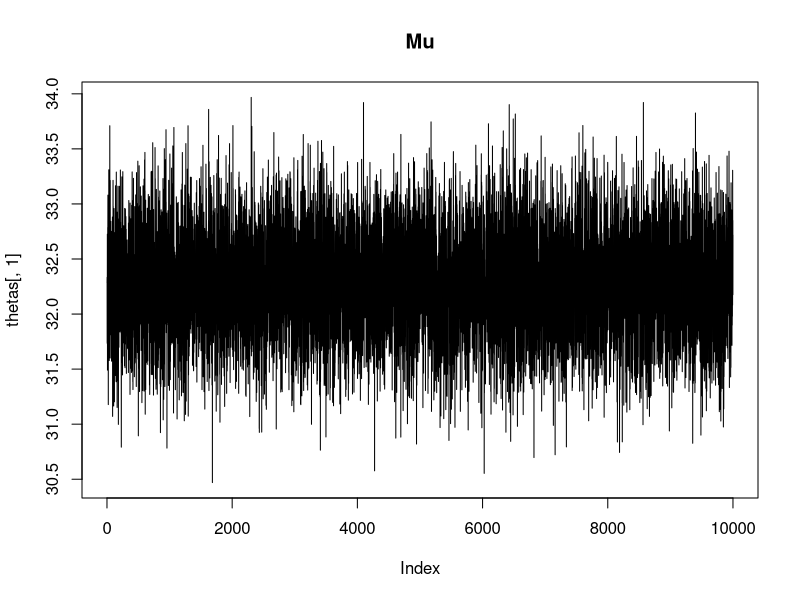
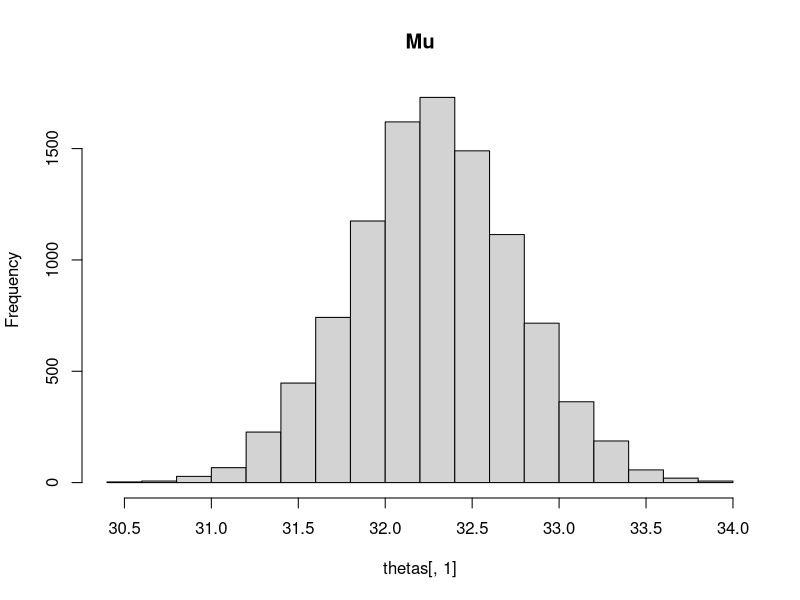
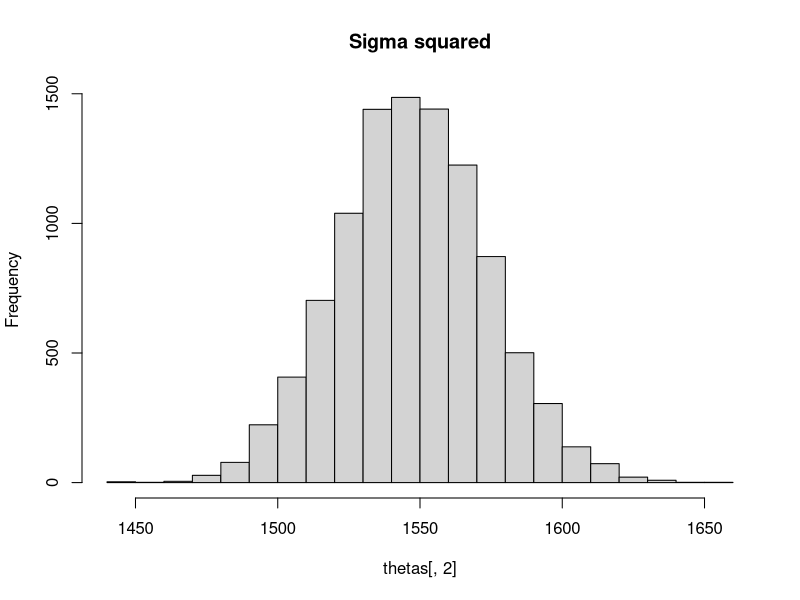
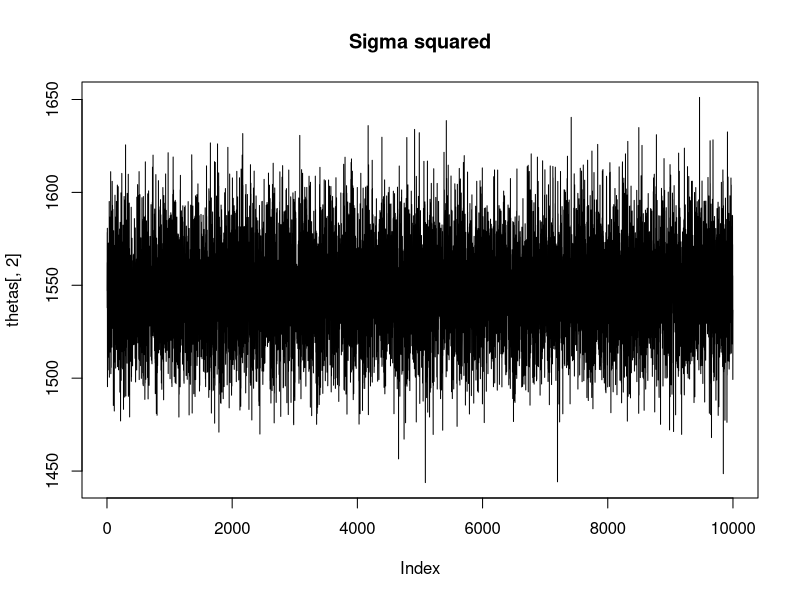
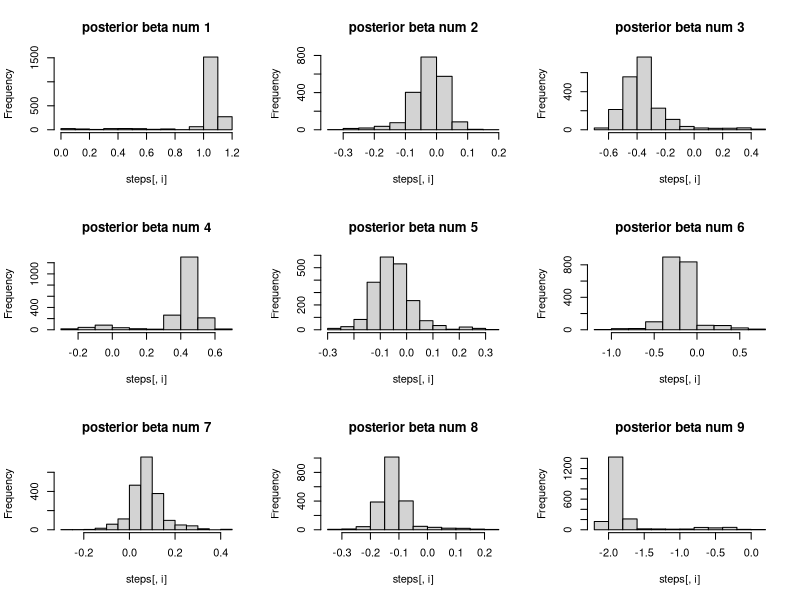

Reproduce these figures in R, in order.
## ---- chunk 1
knitr::opts_chunk$set(
	echo = FALSE,
	message = FALSE,
	warning = FALSE
)
## ---- chunk 2
data <-read.delim("rainfall.dat", header=FALSE, sep="\n")[,1]

#Prior values
mu_0 <- mean(data)
sigma_0 <- sd(data)
tau_0 <- 5
v_0 <- 10
n <- length(data)
iterations <- 10000 

#Prepping thetas for gibbs sampling
thetas_col <- c(rep(0,iterations))
thetas <- cbind(thetas_col,thetas_col)
thetas[1,] = c(mu_0, sigma_0^2)

#Function for draws for mu from the conditional posterior
mu_draw_cond_post <- function(sigma_2) {
	tau_n_2 <- 1/(n/sigma_2 + 1/tau_0^2)    
	raw <- (n/sigma_2) / (n/sigma_2 + 1/tau_0^2)
	mu_n <- raw*mu_0 + (1-raw) * mu_0
	return(rnorm(1,mu_n,sqrt(tau_n_2)))
}

#Fucntion for random inverse chi squared
randominvchisq <- function(vn,sigman,ndraw) {
	return(vn*sigman/rchisq(ndraw,vn))
}

#Function for draws for sigma from the conditional posterior
sigma_draw_cond_post <- function(mu) {
	v_n <-  n + v_0 #!
	sigma_n <- (v_0*sigma_0^2 + sum((data-mu)^2))/v_n #!
	return(randominvchisq(v_n,sigma_n,1))
}

#Function for draws from the h
gibbs_draw <- function(theta_n) {
	
	mu <- mu_draw_cond_post(theta_n[2])
	sigma_2 <- sigma_draw_cond_post(mu)
	return(c(mu,sigma_2))
}


#Draws for the set number of observations. First is already set above, hence we start at 2
for (i in 2:iterations) {
	thetas[i,] <- gibbs_draw(thetas[i-1,])
}

plot(thetas[,1], type="l", main="Mu")

hist(thetas[,1], main="Mu")
## ---- chunk 3

hist(thetas[,2], main="Sigma squared")
## ---- chunk 4
plot(thetas[,2], type="l", main="Sigma squared")
## ---- chunk 5

data <-read.table("eBayNumberOfBidderData.dat", header=TRUE)

library(glmnet)

model <- glm(nBids ~ . - Const,family=poisson, data=data)
print(model)
## ---- chunk 6
# b)
library(mvtnorm)
X <- as.matrix(data[,-1])
y <- as.vector(data$nBids)
XTX_inv <- solve(t(X)%*%X)
mu = rep(0,ncol(X))
initBeta <- as.vector(rmvnorm(1,mean=rep(0,nrow(XTX_inv)),sigma=(100 * XTX_inv)))


LogPostPoisson <- function(betaVect, y, X, mu, Sigma) {
	
	linPred <-  X %*% betaVect 
	lambda <- exp(linPred)

	logLik <- sum(-log(factorial(y))+y*linPred-lambda)
	
	if (abs(logLik) == Inf) 
		logLik = -20000
	# Likelihood is not finite, stear the optimizer away from here!
	
	# evaluating the prior
	logPrior <- dmvnorm(betaVect, mu, Sigma, log = TRUE)
	
	#print(logLik + logPrior)
	#print(betaVect)
	# add the log prior and log-likelihood together to get log posterior
	return(logLik + logPrior)
}


OptimResults <-
	optim(
		initBeta,
		LogPostPoisson,
		gr = NULL,
		y,
		X,
		mu,
		100 * XTX_inv,
		method = c("BFGS"),
		control = list(fnscale = -1),
		hessian = TRUE
	)


#Results 2 b)
inverse_hessian <- solve(-OptimResults$hessian)
B_tilde <- OptimResults$par

## ---- chunk 7

print(inverse_hessian)

## ---- chunk 8

print(B_tilde)

## ---- chunk 9


# c)

sigmaInput <- inverse_hessian
initalThetaInput <- c(rep(0,nrow(sigmaInput)))
c_Input <- 1
noIterationsInput <- 2000



rwmSampler <- function(logPostFunc,sigma, initalTheta,c,noIterations, ...) {

	outSteps <- matrix(nrow=noIterations, ncol = length(initalTheta))
	outSteps[1,] <- initalTheta
	
	for (i in c(2:noIterations)) {
		nextTheta <- as.vector(rmvnorm(1, outSteps[i-1,],c * sigma))
		r <- exp(logPostFunc(nextTheta,...) - logPostFunc(outSteps[i-1,],...))
		
		
		if(r > runif(1)){
			outSteps[i,] <- nextTheta
		}else{
			outSteps[i,] <- outSteps[i-1,]
		}
	}
	return(outSteps)
}


	
	steps <- rwmSampler(LogPostPoisson,sigmaInput, initalThetaInput,c_Input,noIterationsInput,y, X, mu, 100 * XTX_inv)
	
	par(mfrow=c(3,3))
	for(i in c(1:9)) {
		hist(steps[,i], main=paste("posterior beta num",i))
		
	}
	par(mfrow=c(1,1))

